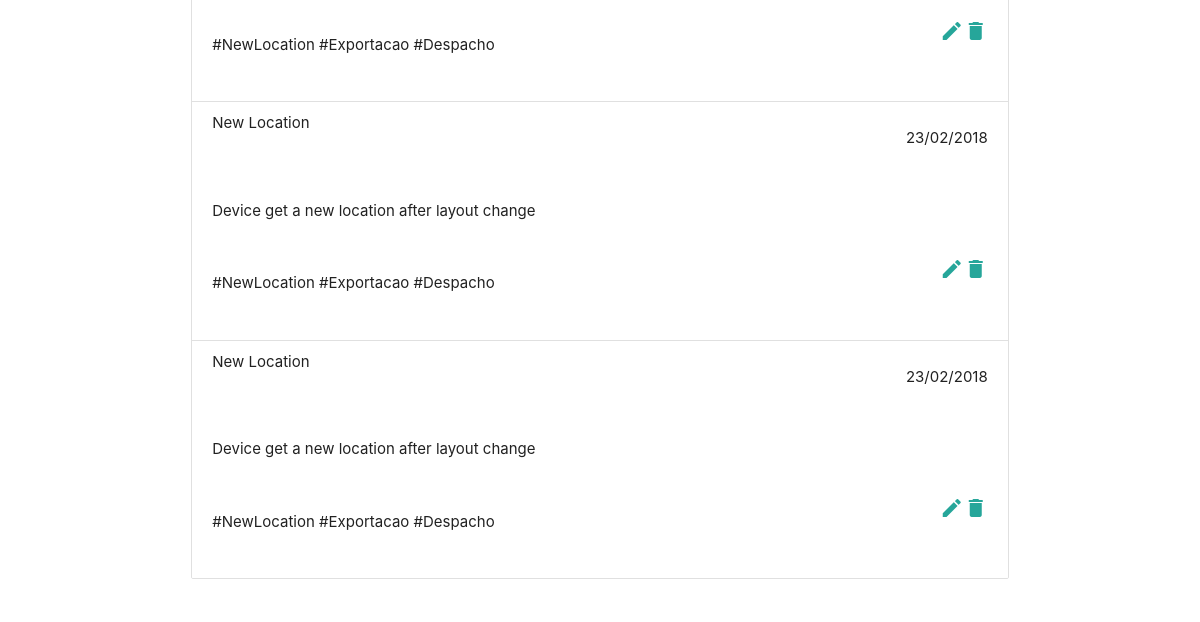
The page /devices/details/1/ (lower part) on the database as committed earlier.
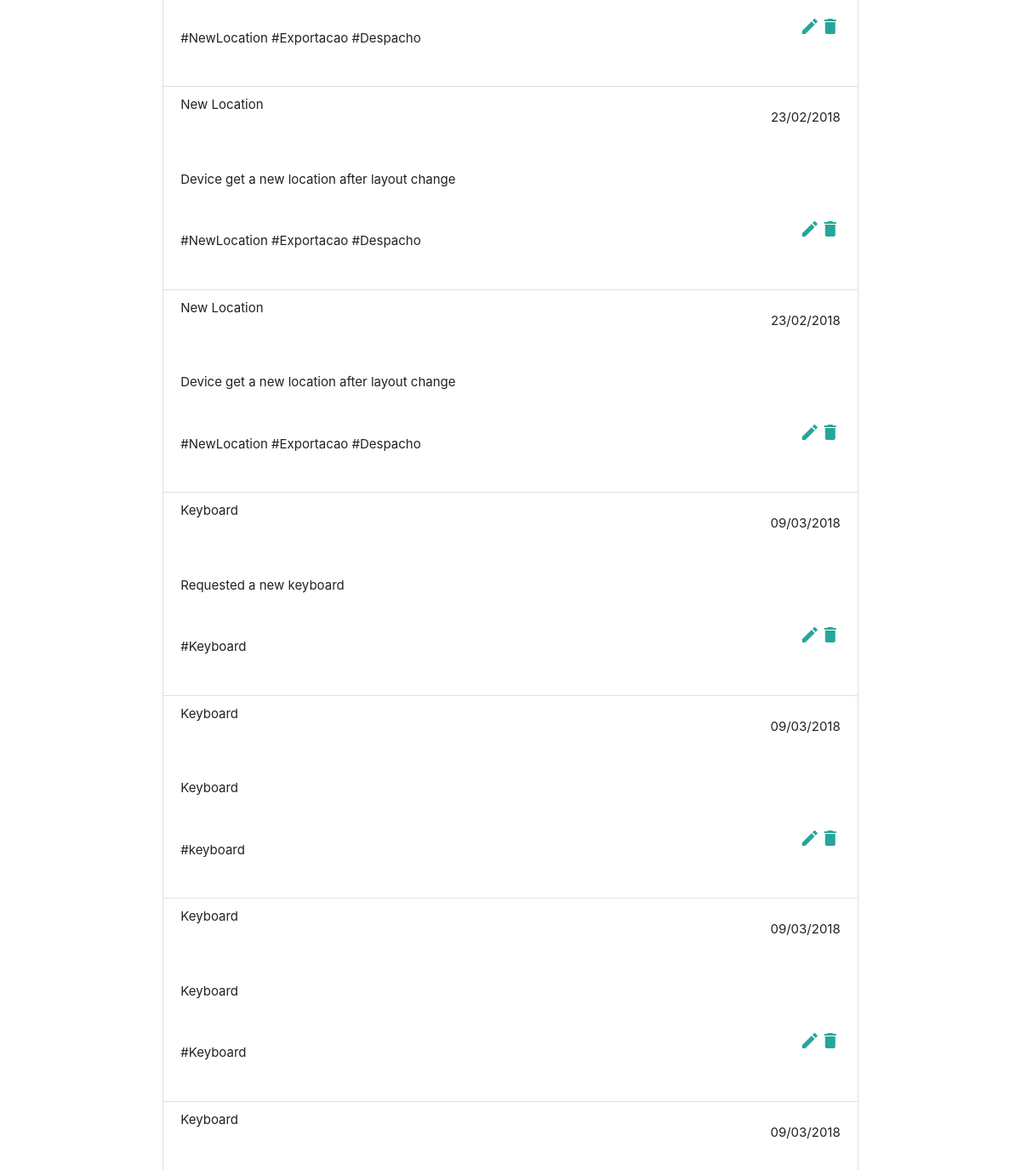
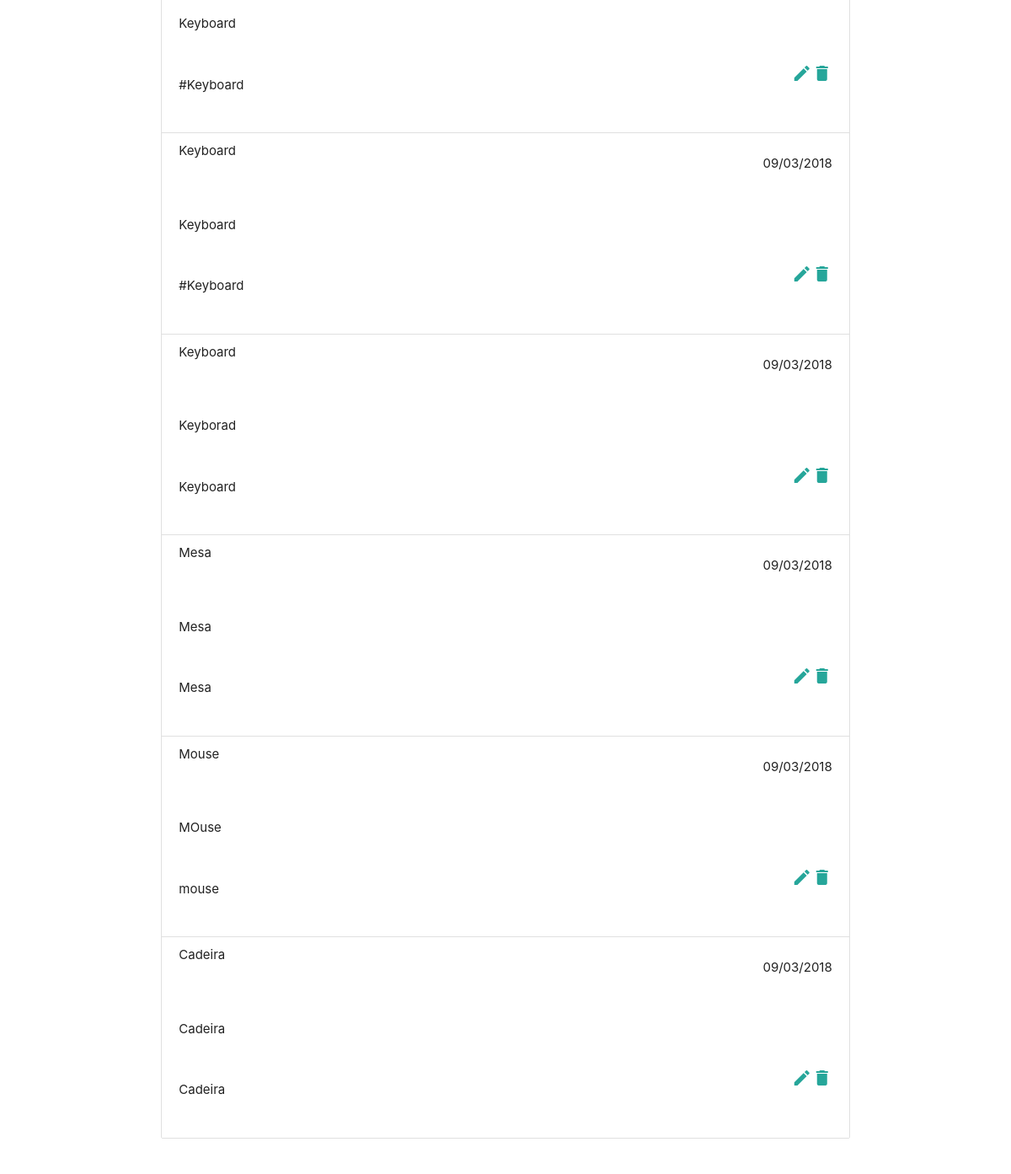
The same page on the database as committed later (2 pictures, top to bottom).
### devices/models.py (models this page shows, shortened)
class HistoryItem(models.Model):
    device = models.ForeignKey(Device, on_delete=models.CASCADE, related_name='history_items')
    date = models.DateField(auto_created=True, auto_now_add=True)
    title = models.CharField(max_length=140, null=False)
    description = models.TextField(blank=False)
    keywords = models.CharField(max_length=150, null=False, blank=True)

### devices/views.py (the view)
# urls.py: url(r'^devices/details/(?P<pk>[0-9]+)/$', views.DeviceDetailView.as_view(), name='details'),
class DeviceDetailView(DetailView):
    model = Device
    template_name = 'devices/detail.html'
    context_object_name = 'device'

### devices/templates/devices/detail.html (shortened to what this page needs)
{% extends 'app/base.html' %}
{% load staticfiles %}
{% block content %}
<section class="section">
    <div class="row">
        <div class="col s12">
            <ul class="collection" id="history-items">
                {% for item in device.history_items.all %}
                    <li class="collection-item">
                        <div class="row">
                                <div class="col s10">
                                        <span class="title">{{item.title}}</span>
                                </div>
                                <div class="col s2">
                                        <p class="right-align">{{item.date|date:'d/m/Y'}}</p>
                                </div>
                        </div>
                        <div class="row">
                            <div class="col s12">
                                <p>{{item.description}}</p>
                            </div>
                        </div>
                        <div class="row">
                            <div class="col s10">
                                <p>{{item.keywords}}</p>
                            </div>
                            <div class="col s2">
                                <a href="#!" class="secondary-content"><i class="material-icons">delete</i></a>
                                <a href="#!" class="secondary-content"><i class="material-icons">mode_edit</i></a>
                            </div
                        </div>
                    </li>
                {% endfor %}
            </ul>
        </div>
    </div>
</section>
{% endblock %}
{% block extras %}
    {% load staticfiles %}
{% endblock %}

Rows that differ between the two databases and show on the page:
added HistoryItem: title "Keyboard", date "09/03/2018", description "Requested a new keyboard", keywords "#Keyboard"
added HistoryItem: title "Keyboard", date "09/03/2018", description "Keyboard", keywords "#keyboard"
added HistoryItem: title "Keyboard", date "09/03/2018", description "Keyboard", keywords "#Keyboard"
added HistoryItem: title "Keyboard", date "09/03/2018", description "Keyboard", keywords "#Keyboard"
added HistoryItem: title "Keyboard", date "09/03/2018", description "Keyboard", keywords "#Keyboard"
added HistoryItem: title "Keyboard", date "09/03/2018", description "Keyborad", keywords "Keyboard"
added HistoryItem: title "Mesa", date "09/03/2018", description "Mesa", keywords "Mesa"
added HistoryItem: title "Mouse", date "09/03/2018", description "MOuse", keywords "mouse"
added HistoryItem: title "Cadeira", date "09/03/2018", description "Cadeira", keywords "Cadeira"
